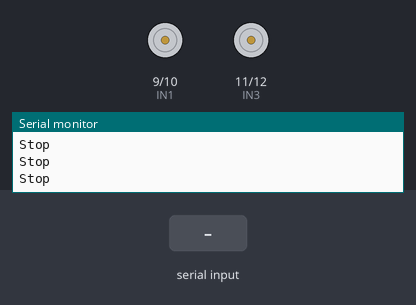
The sketch below on a simulated Arduino Uno, built with avr-gcc and run on an emulated ATmega328P. Parts: motor-driver pin pairs drawn as motors (green arrow = first pin HIGH = forward, orange = second pin HIGH = backward, longer = more drive), the last lines printed to the serial monitor. The test bench sets the inputs (shaded band).

Above: at 1.2 s.
1.3 s: "F" received over Serial
At 2.0 s:
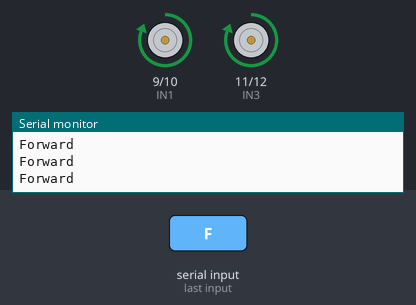
2.8 s: "B" received over Serial
At 4.0 s:
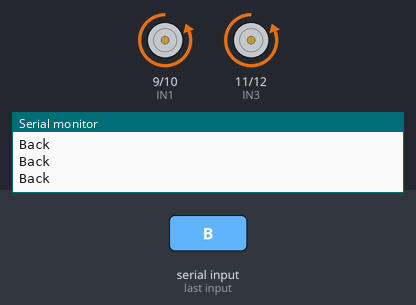
4.3 s: "L" received over Serial
At 5.4 s:
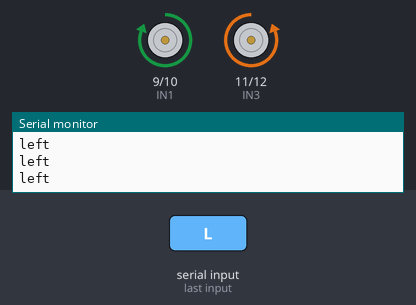
5.8 s: "R" received over Serial
At 6.5 s:
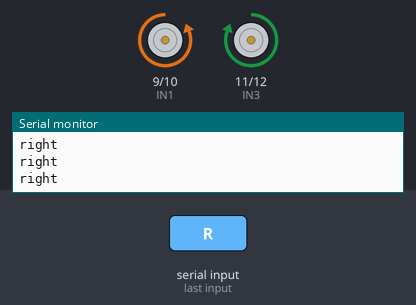
Timing chart, 0 to 8.3 s (numbered marks = the images above; inputs shaded):
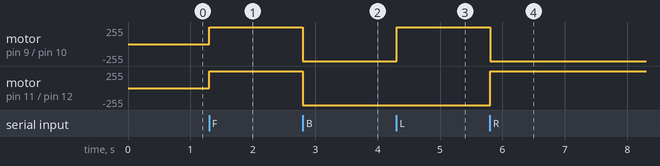

Measured:
- after the input at 1.3 s, motor on pin 9 (IN1) / pin 10 (IN2), motor on pin 11 (IN3) / pin 12 (IN4): stopped → forward 255/255 at once
- after the input at 2.8 s, motor on pin 9 (IN1) / pin 10 (IN2), motor on pin 11 (IN3) / pin 12 (IN4): forward 255/255 → backward 255/255 at once
- after the input at 4.3 s, motor on pin 9 (IN1) / pin 10 (IN2): backward 255/255 → forward 255/255 at once
- after the input at 5.8 s, motor on pin 9 (IN1) / pin 10 (IN2): forward 255/255 → backward 255/255 at once; motor on pin 11 (IN3) / pin 12 (IN4): backward 255/255 → forward 255/255 at once

The sketch:

Bluetooth_Control_Car_Aarav.ino
```cpp
//#include <Arduino.h>

#define IN1 9
#define IN2 10
#define IN3 11
#define IN4 12
char serial_data;

void setup()
{
  Serial.begin(9600);
    pinMode(IN1,OUTPUT);
    pinMode(IN2,OUTPUT);
    pinMode(IN3,OUTPUT);
    pinMode(IN4,OUTPUT);


}

void loop()
{

    if(Serial.available()>0)
    serial_data = Serial.read();

    if(serial_data=='F')
    {
        move_forward();
        Serial.println("Forward");

    }
    else if(serial_data=='B')
    {
        move_backward();
        Serial.println("Back");
    }
    else if(serial_data=='L')
    {
        move_left();

        Serial.println("left");

    }

    else if(serial_data=='R')
    {
        move_right();

        Serial.println("right");
    }
    else
    {
        bot_stop();

        Serial.println("Stop");
    }


}


void move_forward()
{
    digitalWrite(IN1,HIGH);
    digitalWrite(IN2,LOW);
    digitalWrite(IN3,HIGH);
    digitalWrite(IN4,LOW);
}

void move_left()
{
     digitalWrite(IN1,HIGH);
    digitalWrite(IN2,LOW);
    digitalWrite(IN3,LOW);
    digitalWrite(IN4,HIGH);

}

void move_right()
{
     digitalWrite(IN1,LOW);
    digitalWrite(IN2,HIGH);
    digitalWrite(IN3,HIGH);
    digitalWrite(IN4,LOW);

}

void move_backward()
{
     digitalWrite(IN2,HIGH);
    digitalWrite(IN1,LOW);
    digitalWrite(IN4,HIGH);
    digitalWrite(IN3,LOW);

}

void bot_stop()
    {

     digitalWrite(IN2,LOW);
    digitalWrite(IN1,LOW);
    digitalWrite(IN4,LOW);
    digitalWrite(IN3,LOW);

    }
```
